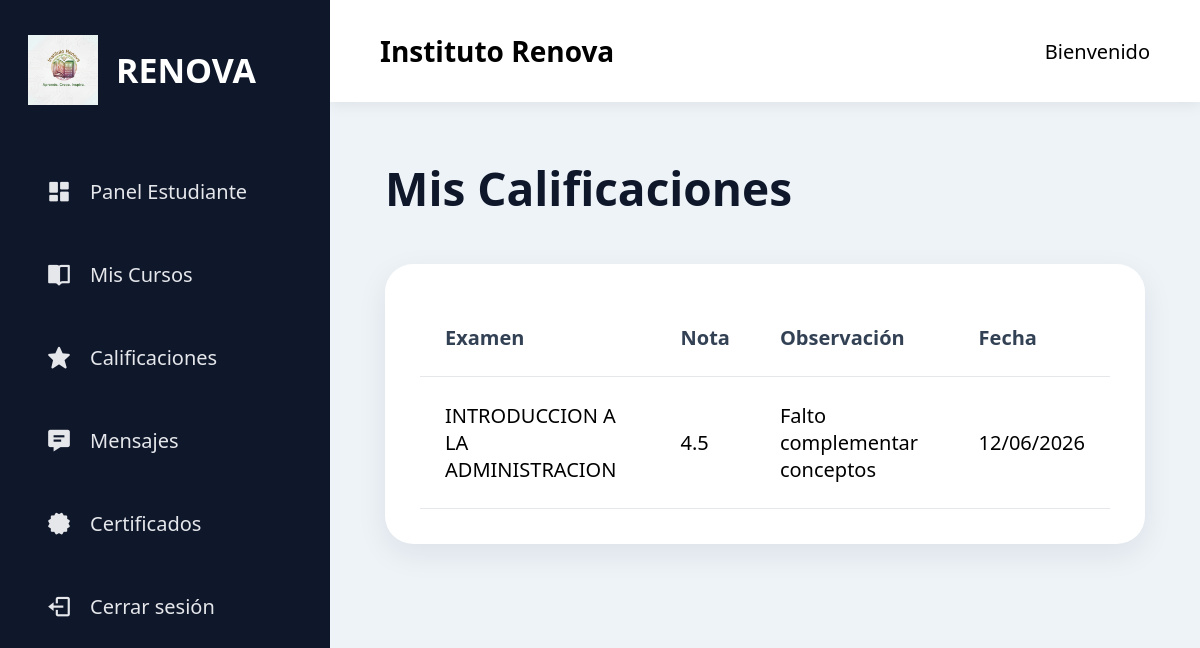
Page /estudiante/calificaciones (signed in) on the committed database.
### models/calificacion.py (models this page shows, shortened)
class Calificacion(db.Model):
    __tablename__ = 'calificaciones'
    id = db.Column(
        db.Integer,
        primary_key=True
    )
    nota = db.Column(
        db.Float,
        nullable=False
    )
    observacion = db.Column(
        db.Text
    )
    fecha_calificacion = db.Column(
        db.DateTime,
        default=datetime.utcnow
    )
    estudiante_id = db.Column(
        db.Integer,
        db.ForeignKey('usuarios.id'),
        nullable=False
    )
    examen_id = db.Column(
        db.Integer,
        db.ForeignKey('examenes.id'),
        nullable=False
    )
    estudiante = db.relationship(
        'Usuario',
        foreign_keys=[estudiante_id]
    )
    examen = db.relationship(
        'Examen',
        foreign_keys=[examen_id]
    )

### models/examen.py (models this page shows, shortened)
class Examen(db.Model):
    __tablename__ = 'examenes'
    id = db.Column(
        db.Integer,
        primary_key=True
    )
    titulo = db.Column(
        db.String(200),
        nullable=False
    )
    descripcion = db.Column(
        db.Text
    )
    enlace = db.Column(
        db.String(500)
    )
    fecha_inicio = db.Column(
        db.DateTime
    )
    fecha_fin = db.Column(
        db.DateTime
    )
    activo = db.Column(
        db.Boolean,
        default=True
    )
    fecha_creacion = db.Column(
        db.DateTime,
        default=datetime.utcnow
    )
    modulo_id = db.Column(
        db.Integer,
        db.ForeignKey('modulos.id'),
        nullable=False
    )

### routes/estudiante_routes.py (the view)
@estudiante.route('/calificaciones')
@login_required
def calificaciones():
    calificaciones = Calificacion.query.filter_by(
        estudiante_id=current_user.id
    ).all()
    return render_template(
        'estudiante/calificaciones.html',
        calificaciones=calificaciones
    )

### app.py (called while the page is built)
@login_manager.user_loader
def load_user(user_id):
    return Usuario.query.get(int(user_id))

### templates/estudiante/calificaciones.html (shortened to what this page needs)
{% extends 'layout.html' %}
{% block content %}
<div class="page-header">
    <h1>Mis Calificaciones</h1>
</div>
<div class="table-card">
    <table>
        <thead>
            <tr>
                <th>Examen</th>
                <th>Nota</th>
                <th>Observación</th>
                <th>Fecha</th>
            </tr>
        </thead>
        <tbody>
        {% for calificacion in calificaciones %}
            <tr>
                <td>
                    {{ calificacion.examen.titulo }}
                </td>
                <td>
                    {{ calificacion.nota }}
                </td>
                <td>
                    {{ calificacion.observacion }}
                </td>
                <td>
                    {{ calificacion.fecha_calificacion.strftime('%d/%m/%Y') }}
                </td>
            </tr>
        {% else %}
            <tr>
                <td colspan="4" class="empty-table">
                    Aún no tienes calificaciones registradas.
                </td>
            </tr>
        {% endfor %}
        </tbody>
    </table>
</div>
{% endblock %}

### static/css/style.css (style rules this page uses)
* { margin:0; padding:0; box-sizing:border-box; font-family:'Segoe UI', sans-serif; }
body { display:flex; min-height:100vh; background:#eef3f8; font-size:20px; }
.page-header { margin-bottom:45px; }
.page-header h1 { font-size:46px; color:#0f172a; margin-bottom:15px; }
.table-card { background:white; border-radius:28px; padding:35px; box-shadow:0 10px 30px rgba(15,23,42,.08); }
table { width:100%; border-collapse:collapse; font-size:20px; }
th, td { padding:25px; border-bottom:1px solid #e5e7eb; }
th { color:#334155; text-align:left; }

### rows in the picture
Calificacion: examen.titulo "INTRODUCCION A LA ADMINISTRACION", nota "4.5", observacion "Falto complementar conceptos", fecha_calificacion "12/06/2026"
